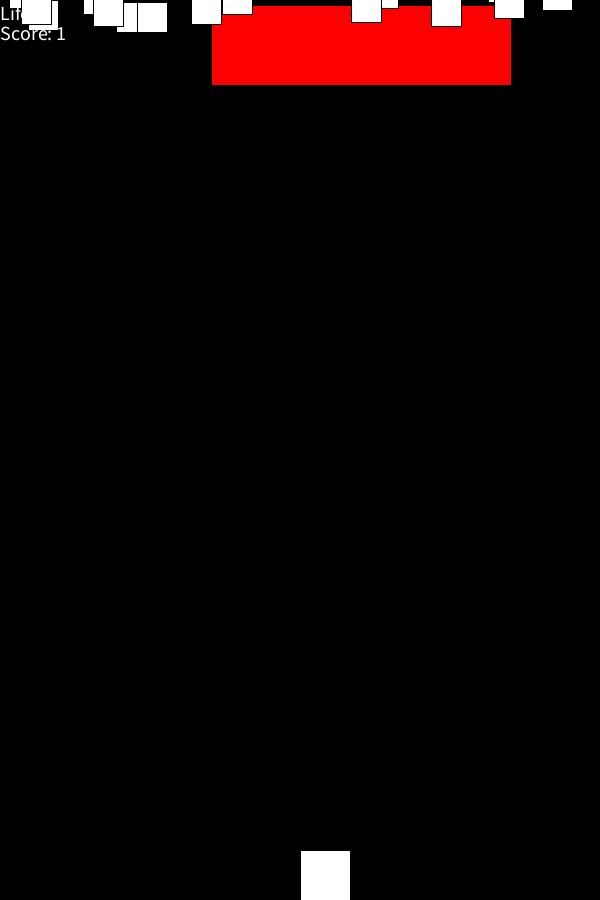
Frame 1 (no input)
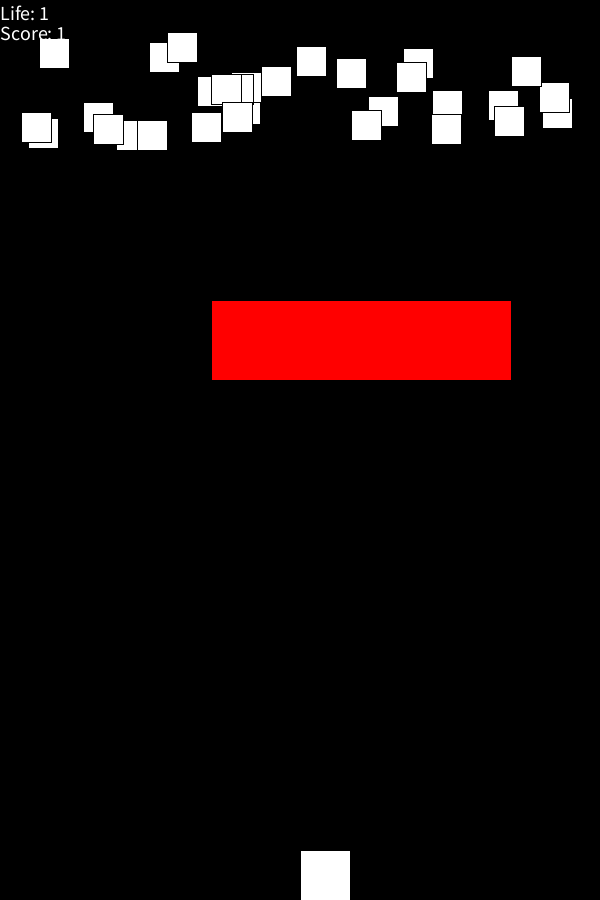
Frame 60 (the mouse pressed at the canvas centre just before this capture)
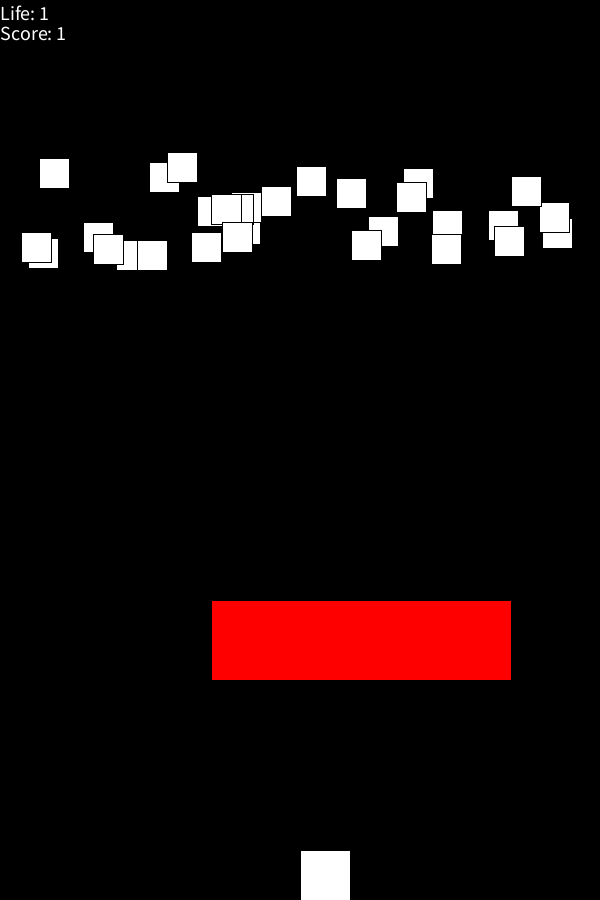
Frame 120 (the mouse held since frame 60 and released just before this capture)

The Processing sketch that drew these frames (run headless with seeded random() and noise(); from frame 60 on, the mouse is pressed at the canvas centre):

// Processing sketch: game3
// ── game3.pde
int cx;
int cy=height-50;
int juu_w=10;
int juu_h=20;
int move = 3;
int speed = 60; 
int num=30;
int best=0;
int zanki=1;
int [] ox=new int[num];
int [] oy=new int[num];
int [] t=new int[num];
int [] wait=new int[num];
int ow=30;//teki haba
int oh=30;//teki takasa
int cw=50;//my haba
int ch=50;//my takasa
int path_x;//two chois
int path_y;
int path_h=width/2;
int path_w=80;
int player;
boolean migi = false;
boolean hidari = false;
boolean[] juu= new boolean[100];
int[] juu_x = new int[100];
int[] juu_y = new int[100];
boolean[] juu2= new boolean[100];
int[] juu_x2 = new int[100];
int[] juu_y2 = new int[100];
boolean[] juu3= new boolean[100];
int[] juu_x3 = new int[100];
int[] juu_y3 = new int[100];
boolean[] bulletActive = new boolean[10];
boolean tuika=false;
void setup(){
size(600, 900);
cx = 300;
frameRate(speed);
for (int i=0; i<num;i++){
t[i]=0;
ox[i]=int(random(width-30));
wait[i]=int(random(0,50));}
path_x=int(random(width-30));
}

void draw() {
background(0, 0, 0); // 背景クリア
path_y+=5;
fill(255,0,0);
rect(path_x,path_y,width/2,80);
if(path_y>height){
path_y=0;
path_x=int(random(width-30));
}
if(best>100){
tuika=true;
}
if((path_x < (cw+cx) && (path_x+path_w) > cx) && ((path_y+path_h) > cy && path_y < (cw+cy))){
zanki-=1;
}
for (int i=0;i<num;i++){
t[i]+=1;
oy[i]=2*(t[i]-wait[i]);
if(oy[i]>height){
t[i]=0;
ox[i]=int(random(width-30));}
fill(255,255,255);
rect(ox[i],oy[i],30,30);
for (int j = 0; j < 100; j++) {
if(ox[i] + ow > juu_x[j] && ox[i] < juu_x[j] + juu_w && oy[i] + oh > juu_y[j] && oy[i] < juu_y[j] + juu_h){
t[i]=0;
ox[i]=int(random(width-ow));
juu[j]=false;
best+=1;
}}
for (int j = 0; j < 100; j++) {
if(ox[i] + ow > juu_x2[j] && ox[i] < juu_x2[j] + juu_w && oy[i] + oh > juu_y2[j] && oy[i] < juu_y2[j] + juu_h){
t[i]=0;
ox[i]=int(random(width-ow));
juu2[j]=false;
best+=1;
}}
for (int j = 0; j < 100; j++) {
if(ox[i] + ow > juu_x3[j] && ox[i] < juu_x3[j] + juu_w && oy[i] + oh > juu_y3[j] && oy[i] < juu_y3[j] + juu_h){
t[i]=0;
ox[i]=int(random(width-ow));
juu3[j]=false;
best+=1;
}}
}

fill(255, 255, 255);
rect(cx, height - 50, 50, 50);//player
if((cx+50)>width){
cx=width-50;  
}
if(cx<0){
cx=0;
}  
if (migi) {
cx += move;
}
if (hidari) {
cx -= move;
 }
  for (int i = 0; i < 100; i++) {
    if (juu[i]) {
      juu_y[i] -= speed * 0.1;  // 上方向に移動
      rect(juu_x[i], juu_y[i], 10, 20);
      if (juu_y[i] < 0) {
        juu[i] = false;
      }
    }
  }
    for (int i = 0; i < 100; i++) {
    if (juu2[i]) {
      juu_x2[i]+=1;
      juu_y2[i] -= speed * 0.1;  // 上方向に移動
      rect(juu_x2[i], juu_y2[i], 10, 20);
      if (juu_y2[i] < 0) {
        juu2[i] = false;
      }
    }
  }
      for (int i = 0; i < 100; i++) {
    if (juu3[i]) {
      juu_x3[i]-=1;
      juu_y3[i] -= speed * 0.1;  // 上方向に移動
      rect(juu_x3[i], juu_y3[i], 10, 20);
      if (juu_y3[i] < 0) {
        juu3[i] = false;
      }
    }
  }

  
  
textSize(20);
fill(255,255,255);
text("Life: "+zanki,0,20);
textSize(20);
fill(255,255,255);
text("Score: "+best,0,40);
}

void keyPressed() {
  if (key == 'd') {
    migi = true;
  }
  if (key == 'a') {
    hidari = true;
  }
  if (key == ' ') {
      for (int i = 0; i < 100; i++) {
      if (!juu[i]) {
        juu_x[i] = cx + 25;     // 弾のx位置を設定
        juu_y[i] = height - 50; // 弾のy位置を設定
        juu[i] = true;    // 弾をアクティブにする
        break; // 1発だけ発射するためにループを抜ける
      }
   
  }
}
  if (key == ' ' && tuika) {
      for (int i = 0; i < 100; i++) {
      if (!juu2[i]) {
        juu_x2[i] = cx+25 ;     // 弾のx位置を設定
        juu_y2[i] = height - 50; // 弾のy位置を設定
        juu2[i] = true;    // 弾をアクティブにする
        break; // 1発だけ発射するためにループを抜ける
      }
   
  }
}  if (key == ' ' && tuika) {
      for (int i = 0; i < 100; i++) {
      if (!juu3[i]) {
        juu_x3[i] = cx+25 ;     // 弾のx位置を設定
        juu_y3[i] = height - 50; // 弾のy位置を設定
        juu3[i] = true;    // 弾をアクティブにする
        break; // 1発だけ発射するためにループを抜ける
      }
   
  }
}

}

void keyReleased() {
  if (key == 'd') {
    migi = false;
  }
  if (key == 'a') {
    hidari = false;
  }
}
